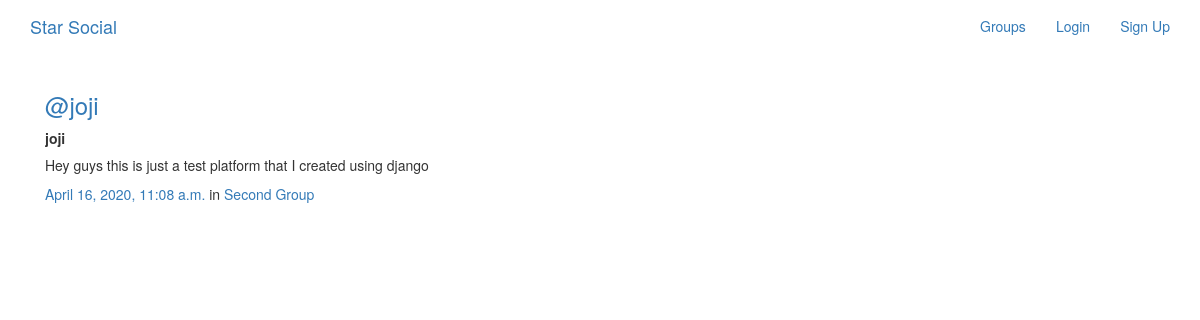
The page /posts/by/joji/3/ on the database its author committed.
### posts/models.py (models this page shows, shortened)
class Post(models.Model):
    user = models.ForeignKey(User, related_name="posts",on_delete=models.CASCADE)
    created_at = models.DateTimeField(auto_now=True)
    message = models.TextField()
    message_html = models.TextField(editable=False)
    group = models.ForeignKey(Group, related_name="posts",null=True, blank=True,on_delete=models.CASCADE)
    class Meta:
        ordering = ["-created_at"]
        unique_together = ["user", "message"]

### groups/models.py (models this page shows, shortened)
class Group(models.Model):
    name = models.CharField(max_length=255, unique=True)
    slug = models.SlugField(allow_unicode=True, unique=True)
    description = models.TextField(blank=True, default='')
    description_html = models.TextField(editable=False, default='', blank=True)
    members = models.ManyToManyField(User,through="GroupMember")
    class Meta:
        ordering = ["name"]

### posts/views.py (the view)
# urls.py: path("by/<username>/<int:pk>/",views.PostDetail.as_view(),name="single"),
class PostDetail(SelectRelatedMixin, generic.DetailView):
    model = models.Post
    select_related = ("user", "group")
    def get_queryset(self):
        queryset = super().get_queryset()
        return queryset.filter(
            user__username__iexact=self.kwargs.get("username")
        )

### posts/templates/posts/post_detail.html
{% extends "posts/post_base.html" %}
{% block post_content %}
    {% include "posts/_post.html" %}
{% endblock %}

### posts/templates/posts/_post.html (shortened to what this page needs)
<div class="media">
	<h3 class="mr-5"><a href="{% url 'posts:for_user' username=post.user.username %}">@{{ post.user.username }}</a></h3>
	<div class="media-body">
		<strong>{{ post.user.username }}</strong>
		<h5>{{ post.message_html|safe }}</h5>
			<time class="time"><a href="{% url 'posts:single' username=post.user.username pk=post.pk %}">{{ post.created_at }}</a></time>
			{% if post.group %}
			<span class="group-name">in <a href="#">{{ post.group.name }}</a></span>
			{% endif %}
	</div>
</div>

### rows shown on the page
Post: user.username "joji", message_html "Hey guys this is just a test platform that I created using django", created_at "April 16, 2020, 11:08 a.m.", group.name "Second Group"
